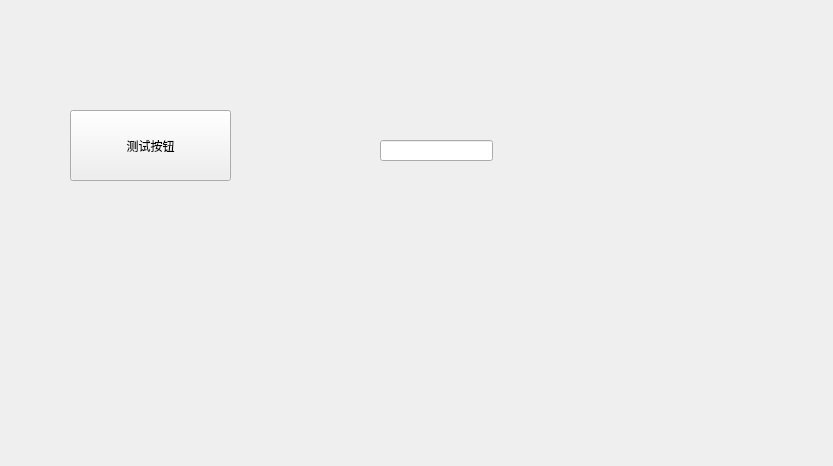
<?xml version="1.0" encoding="UTF-8"?>
<ui version="4.0">
 <class>MainForm</class>
 <widget class="QWidget" name="MainForm">
  <property name="geometry">
   <rect>
    <x>0</x>
    <y>0</y>
    <width>833</width>
    <height>466</height>
   </rect>
  </property>
  <property name="windowTitle">
   <string>北蔡大调研辅助工具</string>
  </property>
  <widget class="QPushButton" name="pushButton">
   <property name="geometry">
    <rect>
     <x>70</x>
     <y>110</y>
     <width>161</width>
     <height>71</height>
    </rect>
   </property>
   <property name="text">
    <string>测试按钮</string>
   </property>
  </widget>
  <widget class="QLineEdit" name="lineEdit">
   <property name="geometry">
    <rect>
     <x>380</x>
     <y>140</y>
     <width>113</width>
     <height>21</height>
    </rect>
   </property>
  </widget>
 </widget>
 <resources/>
 <connections>
  <connection>
   <sender>pushButton</sender>
   <signal>clicked()</signal>
   <receiver>MainForm</receiver>
   <slot>testButton1()</slot>
   <hints>
    <hint type="sourcelabel">
     <x>146</x>
     <y>142</y>
    </hint>
    <hint type="destinationlabel">
     <x>411</x>
     <y>152</y>
    </hint>
   </hints>
  </connection>
 </connections>
 <slots>
  <slot>testButton1()</slot>
 </slots>
</ui>
